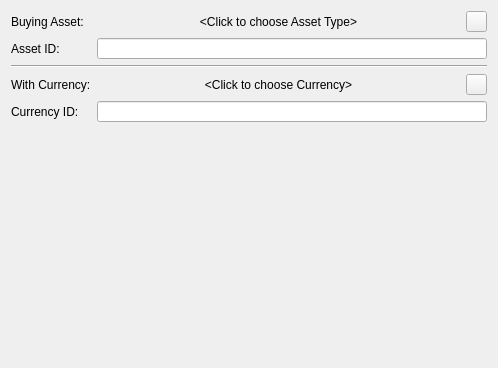
<?xml version="1.0" encoding="UTF-8"?>
<ui version="4.0">
 <class>PageOffer_Assets</class>
 <widget class="QWizardPage" name="PageOffer_Assets">
  <property name="geometry">
   <rect>
    <x>0</x>
    <y>0</y>
    <width>498</width>
    <height>368</height>
   </rect>
  </property>
  <property name="minimumSize">
   <size>
    <width>498</width>
    <height>0</height>
   </size>
  </property>
  <property name="windowTitle">
   <string>WizardPage</string>
  </property>
  <layout class="QVBoxLayout" name="verticalLayout">
   <item>
    <layout class="QGridLayout" name="gridLayout">
     <item row="0" column="0">
      <widget class="QLabel" name="labelAsset">
       <property name="sizePolicy">
        <sizepolicy hsizetype="Fixed" vsizetype="Preferred">
         <horstretch>0</horstretch>
         <verstretch>0</verstretch>
        </sizepolicy>
       </property>
       <property name="text">
        <string>Buying Asset:</string>
       </property>
      </widget>
     </item>
     <item row="0" column="1">
      <layout class="QHBoxLayout" name="horizontalLayout">
       <item>
        <widget class="QPushButton" name="pushButtonSelectAsset">
         <property name="sizePolicy">
          <sizepolicy hsizetype="Expanding" vsizetype="Fixed">
           <horstretch>0</horstretch>
           <verstretch>0</verstretch>
          </sizepolicy>
         </property>
         <property name="maximumSize">
          <size>
           <width>16777215</width>
           <height>21</height>
          </size>
         </property>
         <property name="text">
          <string>&lt;Click to choose Asset Type&gt;</string>
         </property>
         <property name="flat">
          <bool>true</bool>
         </property>
        </widget>
       </item>
       <item>
        <widget class="QPushButton" name="pushButtonManageAsset">
         <property name="sizePolicy">
          <sizepolicy hsizetype="Fixed" vsizetype="Fixed">
           <horstretch>0</horstretch>
           <verstretch>0</verstretch>
          </sizepolicy>
         </property>
         <property name="maximumSize">
          <size>
           <width>21</width>
           <height>21</height>
          </size>
         </property>
         <property name="text">
          <string/>
         </property>
         <property name="icon">
          <iconset resource="../resource.qrc">
           <normaloff>:/icons/icons/assets.png</normaloff>:/icons/icons/assets.png</iconset>
         </property>
        </widget>
       </item>
      </layout>
     </item>
     <item row="1" column="0">
      <widget class="QLabel" name="labelAssetID">
       <property name="sizePolicy">
        <sizepolicy hsizetype="Fixed" vsizetype="Preferred">
         <horstretch>0</horstretch>
         <verstretch>0</verstretch>
        </sizepolicy>
       </property>
       <property name="text">
        <string>Asset ID:</string>
       </property>
      </widget>
     </item>
     <item row="1" column="1">
      <widget class="QLineEdit" name="lineEditAssetID">
       <property name="enabled">
        <bool>true</bool>
       </property>
       <property name="maximumSize">
        <size>
         <width>16777215</width>
         <height>21</height>
        </size>
       </property>
       <property name="readOnly">
        <bool>true</bool>
       </property>
      </widget>
     </item>
     <item row="2" column="0" colspan="2">
      <widget class="Line" name="line">
       <property name="orientation">
        <enum>Qt::Horizontal</enum>
       </property>
      </widget>
     </item>
     <item row="3" column="0">
      <widget class="QLabel" name="labelCurrency">
       <property name="sizePolicy">
        <sizepolicy hsizetype="Fixed" vsizetype="Preferred">
         <horstretch>0</horstretch>
         <verstretch>0</verstretch>
        </sizepolicy>
       </property>
       <property name="text">
        <string>With Currency:</string>
       </property>
      </widget>
     </item>
     <item row="3" column="1">
      <layout class="QHBoxLayout" name="horizontalLayout_2">
       <item>
        <widget class="QPushButton" name="pushButtonSelectCurrency">
         <property name="sizePolicy">
          <sizepolicy hsizetype="Expanding" vsizetype="Fixed">
           <horstretch>0</horstretch>
           <verstretch>0</verstretch>
          </sizepolicy>
         </property>
         <property name="maximumSize">
          <size>
           <width>16777215</width>
           <height>21</height>
          </size>
         </property>
         <property name="text">
          <string>&lt;Click to choose Currency&gt;</string>
         </property>
         <property name="flat">
          <bool>true</bool>
         </property>
        </widget>
       </item>
       <item>
        <widget class="QPushButton" name="pushButtonManageCurrency">
         <property name="sizePolicy">
          <sizepolicy hsizetype="Fixed" vsizetype="Fixed">
           <horstretch>0</horstretch>
           <verstretch>0</verstretch>
          </sizepolicy>
         </property>
         <property name="maximumSize">
          <size>
           <width>21</width>
           <height>21</height>
          </size>
         </property>
         <property name="text">
          <string/>
         </property>
         <property name="icon">
          <iconset resource="../resource.qrc">
           <normaloff>:/icons/icons/assets.png</normaloff>:/icons/icons/assets.png</iconset>
         </property>
        </widget>
       </item>
      </layout>
     </item>
     <item row="4" column="0">
      <widget class="QLabel" name="labelCurrencyID">
       <property name="sizePolicy">
        <sizepolicy hsizetype="Fixed" vsizetype="Preferred">
         <horstretch>0</horstretch>
         <verstretch>0</verstretch>
        </sizepolicy>
       </property>
       <property name="text">
        <string>Currency ID:</string>
       </property>
      </widget>
     </item>
     <item row="4" column="1">
      <widget class="QLineEdit" name="lineEditCurrencyID">
       <property name="enabled">
        <bool>true</bool>
       </property>
       <property name="maximumSize">
        <size>
         <width>16777215</width>
         <height>21</height>
        </size>
       </property>
       <property name="layoutDirection">
        <enum>Qt::LeftToRight</enum>
       </property>
       <property name="readOnly">
        <bool>true</bool>
       </property>
      </widget>
     </item>
    </layout>
   </item>
   <item>
    <spacer name="verticalSpacer">
     <property name="orientation">
      <enum>Qt::Vertical</enum>
     </property>
     <property name="sizeHint" stdset="0">
      <size>
       <width>20</width>
       <height>176</height>
      </size>
     </property>
    </spacer>
   </item>
  </layout>
 </widget>
 <resources>
  <include location="../resource.qrc"/>
 </resources>
 <connections/>
</ui>
